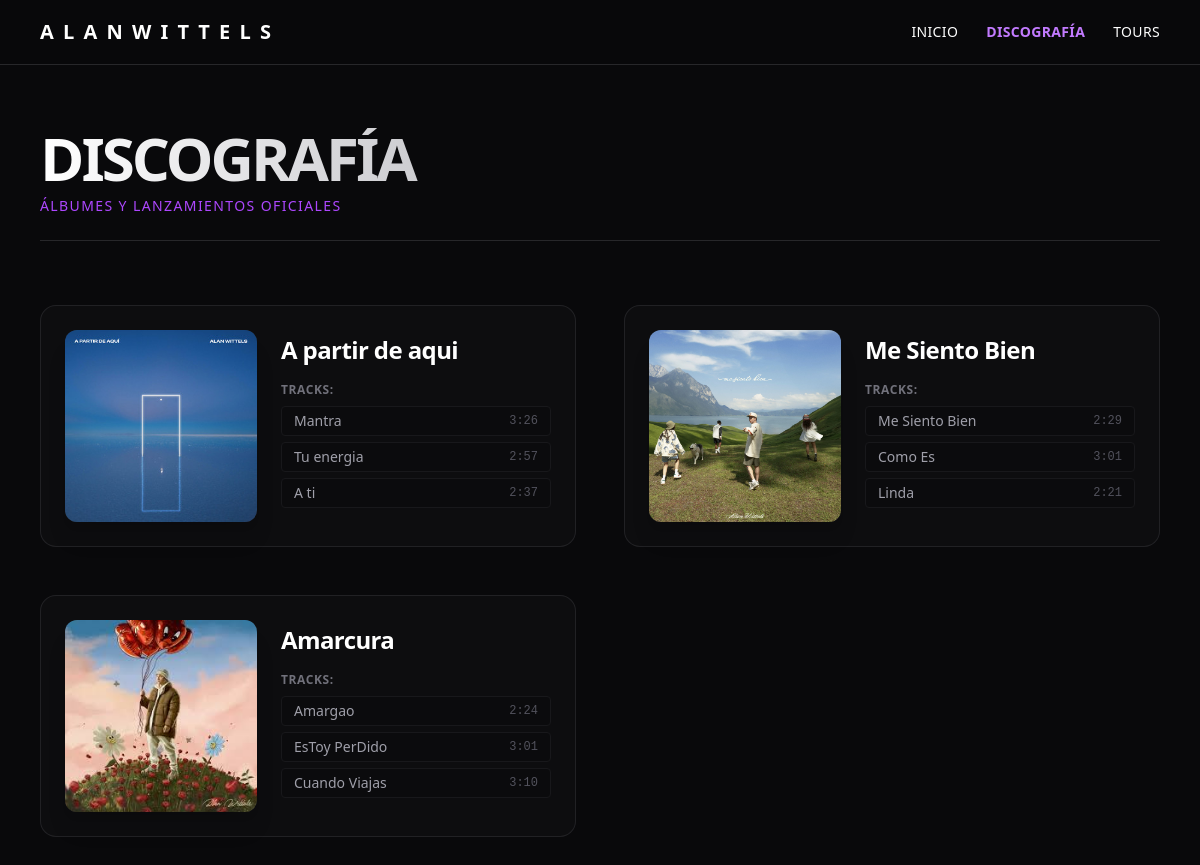
/discografia/, run on the app's committed database.
### core/models.py (models this page shows, shortened)
class Album(models.Model):
    TIPO_CHOICES = [
        ('SINGLE', 'Single / EP'),
        ('ALBUM', 'Álbum de Estudio'),
    ]
    titulo = models.CharField(max_length=200)
    tipo = models.CharField(max_length=10, choices=TIPO_CHOICES, default='ALBUM')
    fecha_lanzamiento = models.DateField()
    portada = models.ImageField(upload_to='discografia/')
    link_streaming = models.URLField(blank=True, help_text="Link a Spotify / Apple Music")

class Cancion(models.Model):
    album = models.ForeignKey(Album, on_delete=models.CASCADE, related_name='canciones')
    titulo = models.CharField(max_length=200)
    duracion = models.CharField(max_length=10, help_text="Ejemplo: 3:15")
    numero_pista = models.PositiveIntegerField(default=1)
    class Meta:
        ordering = ['numero_pista']

### core/views.py (the view)
# urls.py: path('discografia/', views.discografia, name='discografia'),
def discografia(request):
    albumes = Album.objects.all().order_by('-fecha_lanzamiento')
    return render(request, 'core/discografia.html', {'albumes': albumes})

### core/templates/core/discografia.html (shortened to what this page needs)
{% load static %}
<!DOCTYPE html>
<html lang="es">
<head>
    <script src="https://cdn.jsdelivr.net/npm/@tailwindcss/browser@4"></script>
</head>
<body class="bg-zinc-950 text-white font-sans antialiased">
    <nav class="fixed w-full z-50 bg-zinc-950/80 backdrop-blur-md border-b border-zinc-800">
        <div class="max-w-6xl mx-auto px-4 h-16 flex items-center justify-between">
            <a href="{% url 'home' %}" class="text-xl font-black tracking-widest uppercase">A L A N  W I T T E L S</a>
            <div class="space-x-6 text-sm font-medium tracking-wide uppercase">
                <a href="{% url 'home' %}" class="hover:text-purple-400 transition">Inicio</a>
                <a href="{% url 'discografia' %}" class="text-purple-400 font-bold">Discografía</a>
                <a href="{% url 'tours' %}" class="hover:text-purple-400 transition">Tours</a>
            </div>
        </div>
    </nav>
    <main class="pt-32 min-h-screen pb-24">
        <div class="max-w-6xl mx-auto px-4">
            <div class="mb-16 border-b border-zinc-800 pb-6 text-center md:text-left">
                <h1 class="text-4xl md:text-6xl font-black tracking-tighter uppercase bg-clip-text text-transparent bg-gradient-to-r from-white to-zinc-500">
                </h1>
                <p class="text-purple-500 tracking-widest uppercase text-sm mt-2 font-medium">Álbumes y Lanzamientos Oficiales</p>
            </div>
            <div class="grid grid-cols-1 md:grid-cols-2 gap-12">
                {% for album in albumes %}
                <div class="bg-zinc-900/30 border border-zinc-800/80 p-6 rounded-2xl flex flex-col sm:flex-row gap-6 hover:border-purple-500/30 transition-all duration-300 group">
                    <div class="w-full sm:w-48 h-48 flex-shrink-0 bg-zinc-800 rounded-xl overflow-hidden shadow-xl relative">
                        {% if album.portada %}
                            <img src="{{ album.portada.url }}" alt="{{ album.titulo }}" class="w-full h-full object-cover group-hover:scale-105 transition duration-500">
                        {% else %}
                            <div class="w-full h-full flex items-center justify-center text-zinc-600 bg-zinc-900">
                                <span class="text-xs italic">Sin portada</span>
                            </div>
                        {% endif %}
                    </div>
                    <div class="flex-1 flex flex-col justify-between">
                        <div>
                            <h2 class="text-2xl font-black tracking-tight text-white mt-1 group-hover:text-purple-400 transition-colors">
                                {{ album.titulo }}
                            </h2>
                            <div class="mt-4 space-y-1.5">
                                <p class="text-xs font-semibold uppercase tracking-wider text-zinc-500 mb-2">Tracks:</p>
                                {% for cancion in album.canciones.all %}
                                <div class="flex items-center justify-between text-sm text-zinc-400 bg-zinc-950/40 px-3 py-1 rounded border border-zinc-900">
                                    <span class="truncate pr-4">{{ cancion.titulo }}</span>
                                    {% if cancion.duracion %}
                                        <span class="text-xs text-zinc-600 font-mono">{{ cancion.duracion }}</span>
                                    {% endif %}
                                </div>
                                {% empty %}
                                <p class="text-xs text-zinc-600 italic">No hay canciones agregadas aún.</p>
                                {% endfor %}
                            </div>
                        </div>
                    </div>
                </div>
                {% empty %}
                <div class="col-span-full text-center py-16 bg-zinc-900/20 rounded-xl border border-zinc-900/60">
                    <p class="text-zinc-500 italic">Aún no se han registrado álbumes en el panel de control.</p>
                </div>
                {% endfor %}
            </div>
        </div>
    </main>
</body>
</html>

### data on the page
Album: portada (picture), titulo "A partir de aqui"
Cancion: titulo "Mantra", duracion "3:26"
Cancion: titulo "Tu energia", duracion "2:57"
Cancion: titulo "A ti", duracion "2:37"
Album: portada (picture), titulo "Me Siento Bien"
Cancion: titulo "Me Siento Bien", duracion "2:29"
Cancion: titulo "Como Es", duracion "3:01"
Cancion: titulo "Linda", duracion "2:21"
Album: portada (picture), titulo "Amarcura"
Cancion: titulo "Amargao", duracion "2:24"
Cancion: titulo "EsToy PerDido", duracion "3:01"
Cancion: titulo "Cuando Viajas", duracion "3:10"
